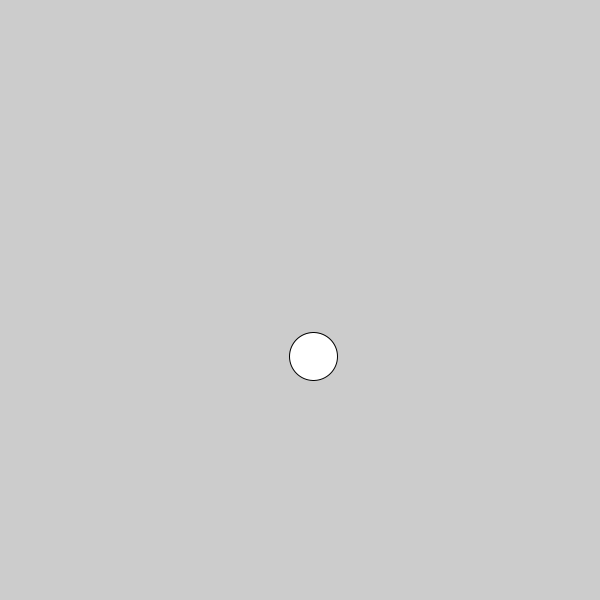
Frame 1 (no input)
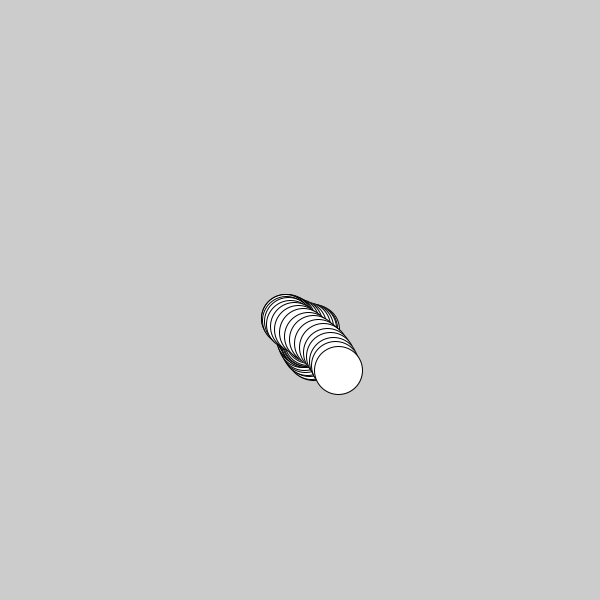
Frame 60 (the mouse pressed at the canvas centre just before this capture)
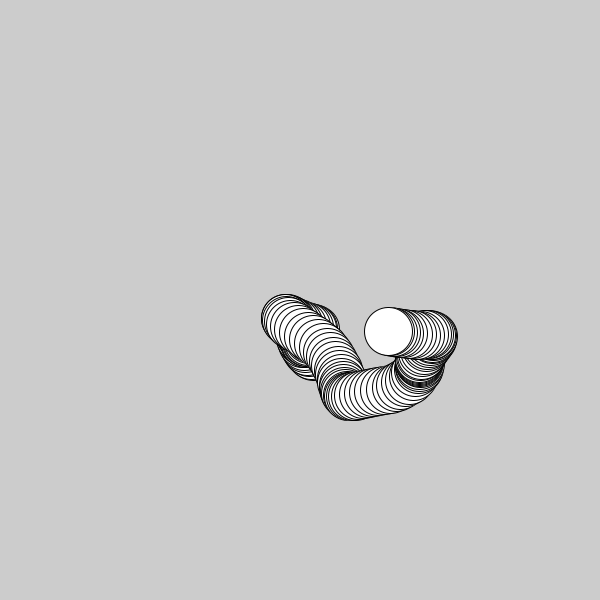
Frame 120 (the mouse held since frame 60 and released just before this capture)

The Processing sketch that drew these frames (run headless with seeded random() and noise(); from frame 60 on, the mouse is pressed at the canvas centre):

// Processing sketch: random_Walker
// ── random_Walker.pde
PVector pos, nOff ;

void setup(){
  size(600,600);
  pos = new PVector(width/2,height/2);
  nOff = new PVector(random(10000),random(1000));
}

void draw(){
  pos.x = map(noise(nOff.x),0,1,0,width);
  pos.y = map(noise(nOff.y),0,1,0,height);
  nOff.add(0.01,0.01,0);
   ellipse(pos.x, pos.y, 48, 48);
}
